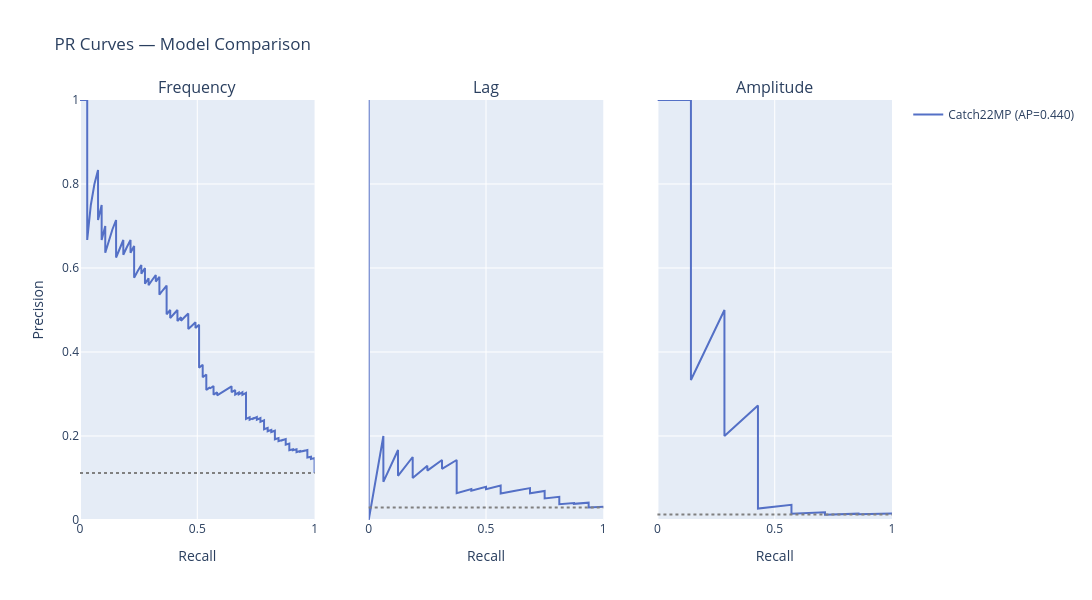

Notebook code for this chart:
### Code cell
ev = Evaluation(level="day")
c22_day_scores = c22mp.score(mp_ds, level="day", day_agg_stat="p90")

fig = ev.plot_pr_curves_compared(
    {"Catch22MP": c22_day_scores},                                                                                                                                                                                                                                           
    ds_small,                                                                                                                                                                                                                                                                                              
)                                                                                                                                                                                                                                                                                                          
fig.show()

### Figure 1 — Plotly figure (JSON) as saved in the notebook; plotly's stock layout.template omitted (floating-point values rounded to 4 significant figures; data arrays with more than 128 entries replaced by an {"elided": "..."} marker saying what was removed)
{"data": [{"legendgroup": "Catch22MP", "line": {"color": "#5470C6"}, "mode": "lines", "name": "Catch22MP (AP=0.440)", "showlegend": true, "type": "scatter", "x": {"elided": "583 float values"}, "xaxis": "x", "y": {"elided": "583 float values"}, "yaxis": "y"}, {"legendgroup": "Catch22MP", "line": {"color": "#5470C6"}, "mode": "lines", "name": "Catch22MP (AP=0.097)", "showlegend": false, "type": "scatter", "x": {"elided": "534 float values"}, "xaxis": "x2", "y": {"elided": "534 float values"}, "yaxis": "y2"}, {"legendgroup": "Catch22MP", "line": {"color": "#5470C6"}, "mode": "lines", "name": "Catch22MP (AP=0.265)", "showlegend": false, "type": "scatter", "x": {"elided": "525 float values"}, "xaxis": "x3", "y": {"elided": "525 float values"}, "yaxis": "y3"}], "layout": {"annotations": [{"font": {"size": 16}, "showarrow": false, "text": "Frequency", "x": 0.1444, "xanchor": "center", "xref": "paper", "y": 1, "yanchor": "bottom", "yref": "paper"}, {"font": {"size": 16}, "showarrow": false, "text": "Lag", "x": 0.5, "xanchor": "center", "xref": "paper", "y": 1, "yanchor": "bottom", "yref": "paper"}, {"font": {"size": 16}, "showarrow": false, "text": "Amplitude", "x": 0.8556, "xanchor": "center", "xref": "paper", "y": 1, "yanchor": "bottom", "yref": "paper"}], "height": 600, "shapes": [{"line": {"color": "gray", "dash": "dot"}, "type": "line", "x0": 0, "x1": 1, "xref": "x domain", "y0": 0.1117, "y1": 0.1117, "yref": "y"}, {"line": {"color": "gray", "dash": "dot"}, "type": "line", "x0": 0, "x1": 1, "xref": "x2 domain", "y0": 0.03002, "y1": 0.03002, "yref": "y2"}, {"line": {"color": "gray", "dash": "dot"}, "type": "line", "x0": 0, "x1": 1, "xref": "x3 domain", "y0": 0.01336, "y1": 0.01336, "yref": "y3"}], "title": {"text": "PR Curves — Model Comparison"}, "width": 1800, "xaxis": {"anchor": "y", "domain": [0, 0.2889], "range": [0, 1], "title": {"text": "Recall"}}, "xaxis2": {"anchor": "y2", "domain": [0.3556, 0.6444], "range": [0, 1], "title": {"text": "Recall"}}, "xaxis3": {"anchor": "y3", "domain": [0.7111, 1], "range": [0, 1], "title": {"text": "Recall"}}, "yaxis": {"anchor": "x", "domain": [0, 1], "range": [0, 1], "title": {"text": "Precision"}}, "yaxis2": {"anchor": "x2", "domain": [0, 1], "matches": "y", "showticklabels": false}, "yaxis3": {"anchor": "x3", "domain": [0, 1], "matches": "y", "showticklabels": false}}}
